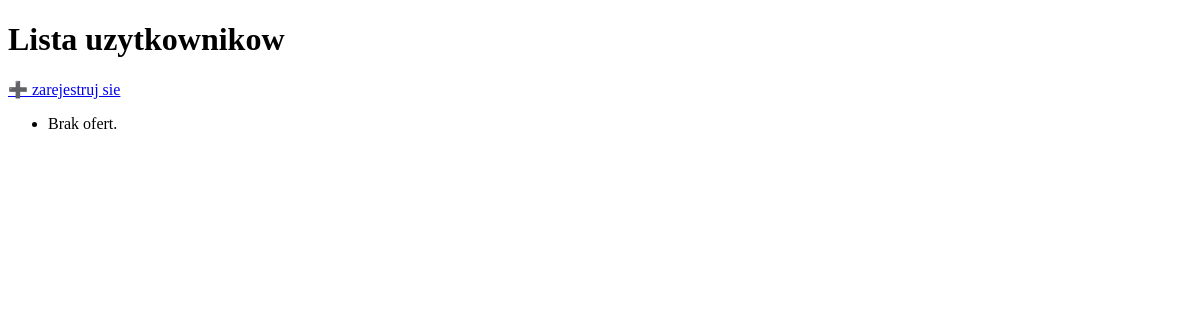
Page /uzytkownicy/ on the earlier database version.
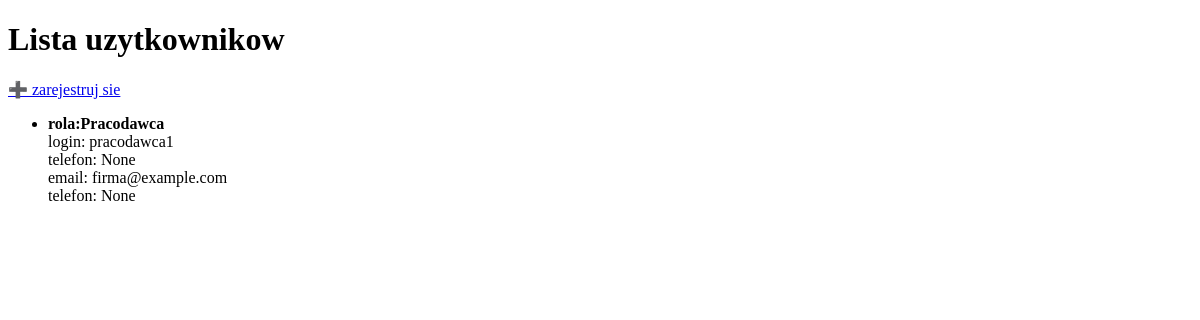
Same page on the later database version.
### aplikacjaTest/models.py (models this page shows, shortened)
class Uzytkownik(models.Model):
    class Role(models.TextChoices):
        STUDENT = "Student", "Student"
        OPIEKUN = "Opiekun Praktyk", "Opiekun Praktyk"
        PRACOWNIK_BK = "Pracownik BK", "Pracownik BK"
        PRACODAWCA = "Pracodawca", "Pracodawca"
    rola = models.CharField(max_length=50, choices=Role.choices)
    login = models.CharField(max_length=50, unique=True)
    haslo = models.CharField(max_length=255)
    status_konta = models.BooleanField(null=True)
    numer_telefonu = models.CharField(max_length=15, null=True)
    adres_mailowy = models.EmailField(unique=True)

### aplikacjaTest/views/przegladajUzytkownikow.py (the view)
# urls.py: path("uzytkownicy/", UzytkownikListView.as_view(),name="przegladajUzytkownikow" )
class UzytkownikListView(View):
    def get(self, request):
        uzytkownicy = Uzytkownik.objects.all()  # możesz dodać filtr tylko publiczne
        return render(request, "UzytkownicyLista.html", {"uzytkownicy": uzytkownicy})

### aplikacjaTest/templates/UzytkownicyLista.html (shortened to what this page needs)
<!DOCTYPE html>
<html>
<head>
</head>
<body>
<h1>Lista uzytkownikow</h1>
<a href="{% url 'rejestracja' %}">➕ zarejestruj sie</a>
<ul>
    {% for uzytkownik in uzytkownicy %}
        <li>
            <strong> rola:{{ uzytkownik.rola}}</strong><br>
            login: {{ uzytkownik.login }} <br>
            telefon: {{ uzytkownik.status_konta }} <br>
             email: {{ uzytkownik.adres_mailowy }} <br>
            telefon: {{ uzytkownik.numer_telefonu }}<br>
        </li>
    {% empty %}
        <li>Brak ofert.</li>
    {% endfor %}
</ul>
</body>
</html>

Differences in the rows shown:
added Uzytkownik: rola "Pracodawca", login "pracodawca1", status_konta "None", adres_mailowy "firma@example.com", numer_telefonu "None"
Other differences:
text no longer shown: "Brak ofert."
